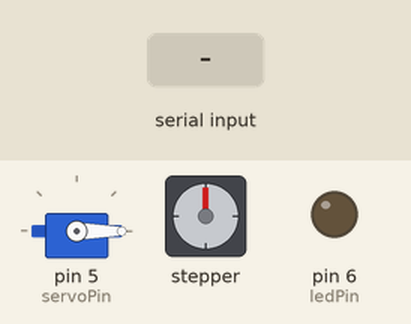
The sketch below on a simulated Arduino Uno, built with avr-gcc and run on an emulated ATmega328P. Shown: servo, stepper motor, output pins drawn as LEDs (lit = HIGH). The test bench sets the inputs (shaded band). Stepper angles assume 2048 steps per turn; what the sketch prints to the serial monitor is not drawn.

Above: at 1.6 s.
1.7 s: "open the door\n" received over Serial
At 2.31 s:
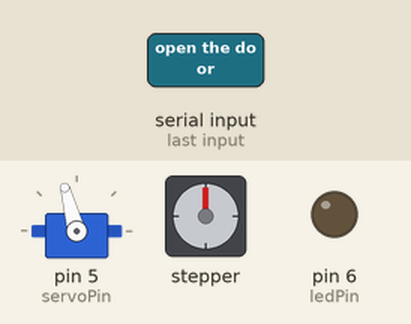
4.7 s: byte 100 ('d') received over Serial
At 7.5 s:
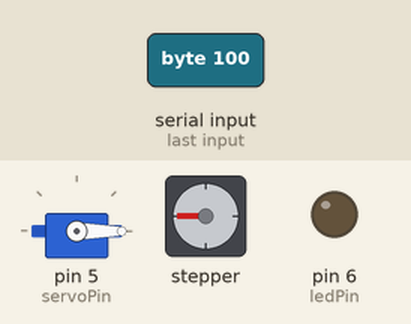
7.7 s: byte 108 ('l') received over Serial
At 8.0 s:
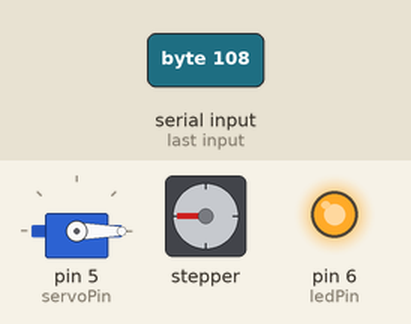
9.2 s: "open the door\n" received over the second serial link
At 10.3 s:
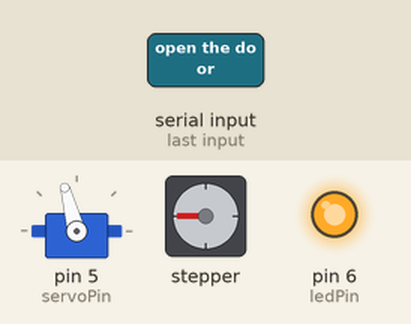
10.7 s: "close the door\n" received over Serial
At 11.1 s:
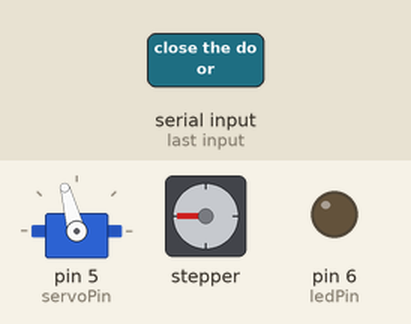
13.7 s: "close the door\n" received over the second serial link
At 17.0 s:
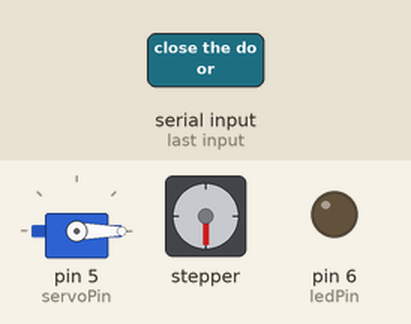
Timing chart, 0 to 17.7 s (numbered marks = the images above; inputs shaded):
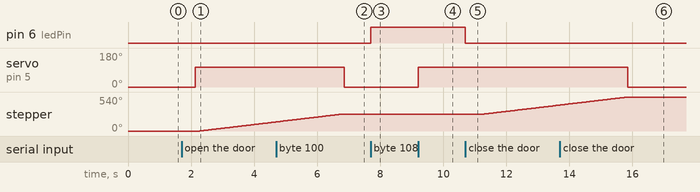

Measured:
- after the input at 1.7 s, servo on pin 5 (servoPin): 0° → 105° after 0.43 s; stepper: keeps turning clockwise at about 60°/s, starting after 0.57 s
- after the input at 4.7 s, servo on pin 5 (servoPin): 105° → 0° after 2.2 s
- after the input at 7.7 s, pin 6 (ledPin): LOW → HIGH at once
- after the input at 9.2 s, servo on pin 5 (servoPin): 0° → 105° at once
- after the input at 10.7 s, pin 6 (ledPin): HIGH → LOW at once; stepper: keeps turning clockwise at about 60°/s, starting after 0.61 s
- after the input at 13.7 s, servo on pin 5 (servoPin): 105° → 0° after 2.1 s

The sketch:

Voice_control.ino
```cpp
#include <Servo.h>
#include <Stepper.h>
#include <SoftwareSerial.h>

Servo myServo;

const int servoPin = 5;        // Сервопривод (SG90)
const int ledPin = 6;          // Светодиод
const int micRx = 7;           // RX микрофона
const int micTx = 8;           // TX микрофона

SoftwareSerial voiceModule(micRx, micTx);

bool doorOpen = false;
bool lightOn = false;

// Настройки шагового двигателя
const int stepsPerRevolution = 2048;
Stepper myStepper(stepsPerRevolution, 9, 10, 11, 12);  // Подключение к ULN2003

bool stepperPosition = false;

void setup() {
    pinMode(ledPin, OUTPUT);

    myServo.attach(servoPin);
    myServo.write(0);
    digitalWrite(ledPin, LOW);

    myStepper.setSpeed(10);

    voiceModule.begin(9600);
    Serial.begin(9600);
    Serial.println("Готово! Введите команду или используйте голосовые команды:");
    Serial.println("'d' - открыть/закрыть дверь");
    Serial.println("'l' - включить/выключить лампочку");
    Serial.println("'r' - шаговый двигатель вперед (270°)");
    Serial.println("'b' - шаговый двигатель назад (270°)");
    Serial.println("Голосовые команды: 'open the door', 'close the door', 'turn on the light', 'turn off the light', 'open the garage', 'close the garage'");
}

void loop() {
    if (Serial.available() > 0) {
        char command = Serial.read();

        if (command == 'd') {
            doorOpen = !doorOpen;
            myServo.write(doorOpen ? 105 : 0);
            Serial.println(doorOpen ? "Дверь открыта" : "Дверь закрыта");
        }

        else if (command == 'l') {
            lightOn = !lightOn;
            digitalWrite(ledPin, lightOn ? HIGH : LOW);
            Serial.println(lightOn ? "Лампочка включена" : "Лампочка выключена");
        }

        else if (command == 'r') {
            myStepper.step(stepsPerRevolution * 3 / 4);
            Serial.println("Шаговый двигатель: вперед на 270°");
        }

        else if (command == 'b') {
            myStepper.step(-stepsPerRevolution * 3 / 4);
            Serial.println("Шаговый двигатель: назад на 270°");
        }

        else {
            Serial.println("Ошибка: неизвестная команда");
        }
    }

    if (voiceModule.available() > 0) {
        String voiceCommand = voiceModule.readStringUntil('\n');
        voiceCommand.trim();

        if (voiceCommand == "open the door") {
            myServo.write(105);
            Serial.println("Голосовая команда: дверь открыта");
        } else if (voiceCommand == "close the door") {
            myServo.write(0);
            Serial.println("Голосовая команда: дверь закрыта");
        } else if (voiceCommand == "turn on the light") {
            digitalWrite(ledPin, HIGH);
            Serial.println("Голосовая команда: лампочка включена");
        } else if (voiceCommand == "turn off the light") {
            digitalWrite(ledPin, LOW);
            Serial.println("Голосовая команда: лампочка выключена");
        } else if (voiceCommand == "open the garage") {
            myStepper.step(-stepsPerRevolution * 5 / 4);
            Serial.println("Голосовая команда: шаговый двигатель назад на 320°");
        } else if (voiceCommand == "close the garage") {
            myStepper.step(stepsPerRevolution * 5 / 4);
            Serial.println("Голосовая команда: шаговый двигатель вперед на 320°");
        } else {
            Serial.println("Голосовая команда не распознана");
        }
    }
}


// "open the door" → Открывает дверь
// "close the door" → Закрывает дверь
// "turn on the light" → Включает свет
// "turn off the light" → Выключает свет
// "open the garage" → Поворачивает шаговый двигатель назад на 320°
// "close the garage" → Поворачивает шаговый двигатель вперед на 320°
```
